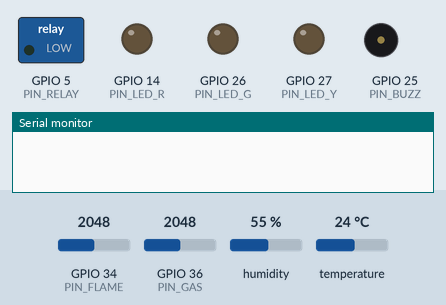
Recording of a sketch running on a simulated ESP32. Shown: switched loads named in the sketch (green lamp = pin HIGH), output pins drawn as LEDs (lit = HIGH), buzzer (waves = sounding, pin HIGH), the last lines printed to the serial monitor. The test bench sets the inputs (shaded band); at power-on: GPIO 34 (PIN_FLAME) = 2048, GPIO 36 (PIN_GAS) = 2048, humidity 55 %, temperature 24 °C. WiFi joins after 1.5 s; servers stay silent unless stated; no MQTT or app messages arrive unless stated.

Above: at 0.0 s.
At 4.1 s:
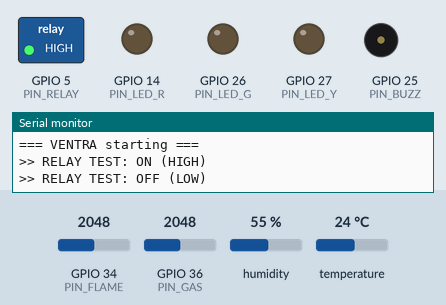
At 7.1 s:
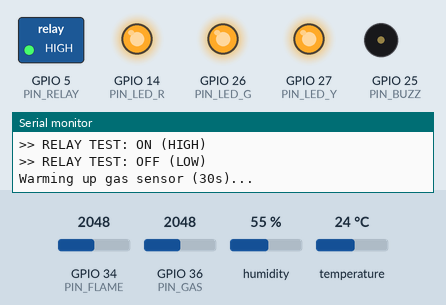
At 38.1 s:
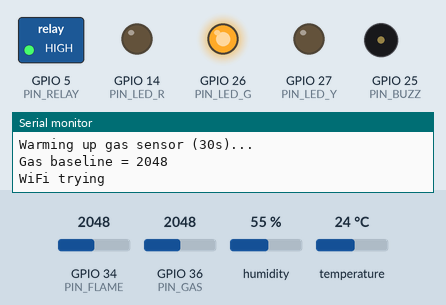
Timing chart, 0 to 39.6 s (numbered marks = the images above):
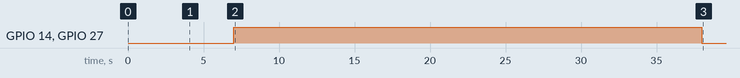

The sketch:

Ventra.ino
```cpp
#include <WiFi.h>
#include <PubSubClient.h>
#include <DHT.h>
#include <ArduinoJson.h>

// ====== CHANGE THESE THREE ======
const char* WIFI_SSID     = "Oscar";
const char* WIFI_PASSWORD = "oscar@0806";
const char* MQTT_SERVER   = "pi ip";
// ================================

const int MQTT_PORT = 1883;
const char* MQTT_TOPIC_PUB = "ventra/readings";
const char* MQTT_TOPIC_SUB = "ventra/command";

const int PIN_GAS=36, PIN_FLAME=34, PIN_DHT=4, PIN_RELAY=5, PIN_BUZZ=25;
const int PIN_LED_G=26, PIN_LED_Y=27, PIN_LED_R=14;

const int FLAME_TRIGGER=1500, GAS_WARN=200, GAS_ALARM=500;


#define RELAY_ON  LOW
#define RELAY_OFF HIGH

DHT dht(PIN_DHT, DHT11);
WiFiClient espClient;
PubSubClient mqtt(espClient);
int gasBaseline=0;
unsigned long lastPublish=0;

void setLEDs(bool g,bool y,bool r){
  digitalWrite(PIN_LED_G,g);
  digitalWrite(PIN_LED_Y,y);
  digitalWrite(PIN_LED_R,r);
}

void mqttCallback(char* topic,byte* payload,unsigned int length){
  String m;
  for(unsigned int i=0;i<length;i++) m+=(char)payload[i];
  if(m=="FAN_ON")  digitalWrite(PIN_RELAY,RELAY_ON);
  if(m=="FAN_OFF") digitalWrite(PIN_RELAY,RELAY_OFF);
}

void setup(){
  Serial.begin(115200);
  delay(1000);
  Serial.println("=== VENTRA starting ===");

  pinMode(PIN_RELAY,OUTPUT); digitalWrite(PIN_RELAY,RELAY_OFF);
  pinMode(PIN_BUZZ,OUTPUT);  digitalWrite(PIN_BUZZ,LOW);
  pinMode(PIN_LED_G,OUTPUT);
  pinMode(PIN_LED_Y,OUTPUT);
  pinMode(PIN_LED_R,OUTPUT);
  setLEDs(false,false,false);
  dht.begin();

  // ===== RELAY SELF-TEST =====
  Serial.println(">> RELAY TEST: ON (HIGH)");
  digitalWrite(PIN_RELAY, RELAY_ON);
  delay(3000);
  Serial.println(">> RELAY TEST: OFF (LOW)");
  digitalWrite(PIN_RELAY, RELAY_OFF);
  delay(3000);

  Serial.println("Warming up gas sensor (30s)...");
  setLEDs(true,true,true);
  delay(30000);

  long sum=0;
  for(int i=0;i<50;i++){ sum+=analogRead(PIN_GAS); delay(20); }
  gasBaseline=sum/50;
  Serial.println("Gas baseline = "+String(gasBaseline));
  setLEDs(true,false,false);

  Serial.print("WiFi trying");
  WiFi.begin(WIFI_SSID,WIFI_PASSWORD);
  int w=0;
  while(WiFi.status()!=WL_CONNECTED && w<10){ delay(500); Serial.print("."); w++; }
  if(WiFi.status()==WL_CONNECTED){
    Serial.println(" connected. IP: "+WiFi.localIP().toString());
  } else {
    Serial.println(" not connected - continuing without WiFi (OK for testing)");
  }

  mqtt.setServer(MQTT_SERVER,MQTT_PORT);
  mqtt.setCallback(mqttCallback);
  Serial.println("=== Setup done, sensors starting ===");
}

void loop(){
  static unsigned long lastMqttTry=0;
  if(WiFi.status()==WL_CONNECTED){
    if(mqtt.connected()){
      mqtt.loop();
    } else if(millis()-lastMqttTry>10000){
      lastMqttTry=millis();
      if(mqtt.connect("ventra-esp32")) {
        mqtt.subscribe(MQTT_TOPIC_SUB);
      }
    }
  }

  int gasRaw=analogRead(PIN_GAS);
  int flameRaw=analogRead(PIN_FLAME);
  float temp=dht.readTemperature();
  float hum=dht.readHumidity();
  if(isnan(temp))temp=0;
  if(isnan(hum))hum=0;

  int gasDelta=gasRaw-gasBaseline;
  bool flame=(flameRaw<FLAME_TRIGGER);


  String state="Normal";
  if(flame||(gasDelta>GAS_ALARM&&temp>40)){
    state="Fire";
    digitalWrite(PIN_RELAY,RELAY_OFF);   // fire = fan OFF
    digitalWrite(PIN_BUZZ,HIGH);
    setLEDs(false,false,true);
  }
  else if(gasDelta>GAS_ALARM){
    state="GAS_HIGH";
    digitalWrite(PIN_RELAY,RELAY_ON);    // vent
    digitalWrite(PIN_BUZZ,HIGH);
    setLEDs(false,false,true);
  }
  else if(gasDelta>GAS_WARN){
    state="Gas";
    digitalWrite(PIN_RELAY,RELAY_ON);    // vent
    digitalWrite(PIN_BUZZ,LOW);
    setLEDs(false,true,false);
  }
  else{
    state="Normal";
    digitalWrite(PIN_RELAY,RELAY_OFF);
    digitalWrite(PIN_BUZZ,LOW);
    setLEDs(true,false,false);
  }

  if(millis()-lastPublish>2000){
    lastPublish=millis();
    StaticJsonDocument<256> doc;
    doc["gas"]=gasRaw;
    doc["gas_delta"]=gasDelta;
    doc["flame"]=flame;
    doc["flame_raw"]=flameRaw;
    doc["temp"]=temp;
    doc["hum"]=hum;
    doc["state"]=state;
    char buf[256];
    serializeJson(doc,buf);
    if(mqtt.connected()) mqtt.publish(MQTT_TOPIC_PUB,buf);
    Serial.println(buf);
  }
  delay(100);
}
```
